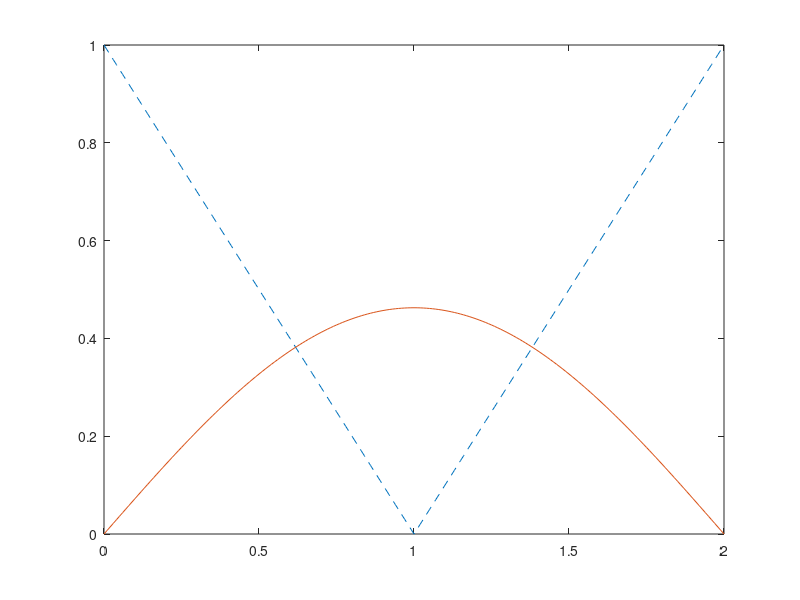

MATLAB code to generate this figure: (Note: this script raises an error after producing the figure.)
%%%%%%%%%%%%%%%%%%%%%%%%%%%%%%%%%%%%%%%%%
%% Fourier sine series
%
% Visualize Fourier sine series approximation
% of a given function
%
%
%
% Author: Matthew S. Mizuhara
% E-mail: mizuharm@tcnj.edu
% Institution: The College of New Jersey
% Date Created: October 2020
%
%
%%%%%%%%%%%%%%%%%%%%%%%%%%%%%%%%%%%%%%%%%

%%%%%%%%%%%%%%%%%%%%%%%%%%%%%%%%%%%
%% Function to represent
%%%%%%%%%%%%%%%%%%%%%%%%%%%%%%%%%%%

    f = @(x) abs(1-x);
    
%%%%%%%%%%%%%%%%%%%%%%%%%%%%%%%%%%%
%% Interval 
%%%%%%%%%%%%%%%%%%%%%%%%%%%%%%%%%%%

    LHS = 0;
    RHS = 2;
    
    L = (RHS - LHS);
    
%%%%%%%%%%%%%%%%%%%%%%%%%%%%%%%%%%%
%% Number of terms
%%%%%%%%%%%%%%%%%%%%%%%%%%%%%%%%%%%

    N = 100;
    
    a = zeros(N,1);
    
%%%%%%%%%%%%%%%%%%%%%%%%%%%%%%%%%%%
%% Coefficients
%%%%%%%%%%%%%%%%%%%%%%%%%%%%%%%%%%%

    for i = 1:N
        g = @(x) f(x).*sin(i*pi/L*x);
        a(i) = 2/L*integral(g,LHS,RHS);
    end
    
%%%%%%%%%%%%%%%%%%%%%%%%%%%%%%%%%%%%
%% Series representation
%%%%%%%%%%%%%%%%%%%%%%%%%%%%%%%%%%%%

    %Target
    x = LHS:.01:RHS;
    y = f(x);
    
    %Series approximations
    u = 0;
    
    for i = 1:N
        i_string = num2str(i);
        u = u+a(i)*sin(i*pi/L*x);
        plot(x,y,'--',x,u,'-')
        fig = gca;
        fig.FontSize = 16;    
        title_str = strcat(i_string,'th Fourier approximation');
        title(title_str)
        pause(.1)
    end
    
%%%%%%%%%%%%%%%%%%%%%%%%%%%%%%%%%%%%
%% Extension of representation
%%%%%%%%%%%%%%%%%%%%%%%%%%%%%%%%%%%%

    figure(2)

    %Target
    x = -2*RHS:.01:2*RHS;
    y = f(x);
    
    %Series approximations
    u = 0;
    
    for i = 1:N
        i_string = num2str(i);
        u = u+a(i)*sin(i*pi/L*x);
        plot(x,y,'--',x,u,'-')
        fig = gca;
        fig.FontSize = 16;    
        title_str = strcat(i_string,'th Fourier approximation');
        title(title_str)
        pause(.1)
    end